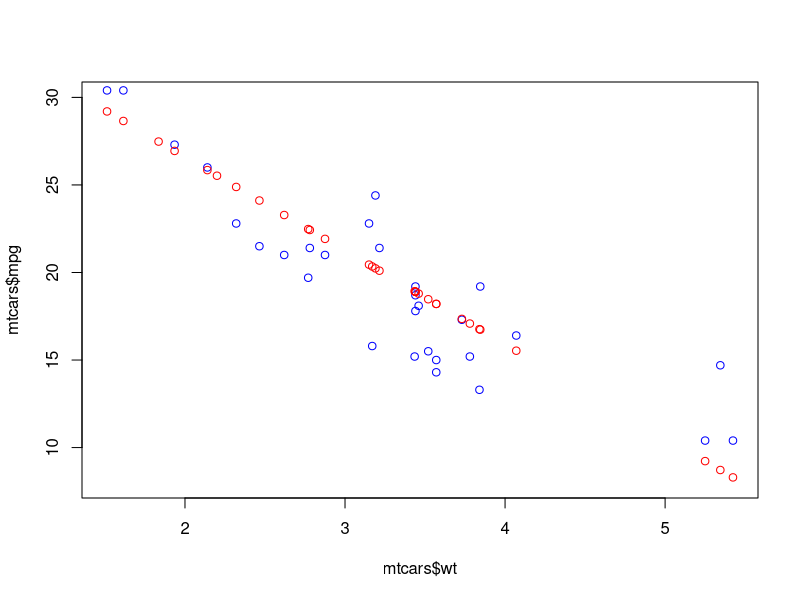
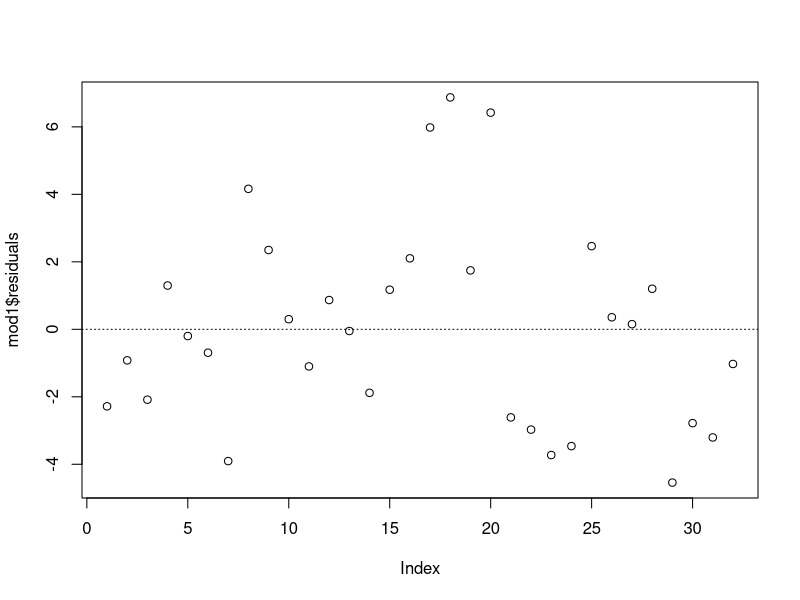

Source code (R) for these figures, in order:
#linear regression the calculus optimization perspective
#1. the model error function
#2. minimizing model error using partial derivatives
#recall y = b0 +b1x1 + b2x1 ... + bkxk + error
#from the mtcars model, mpg = 19.75 + (-5.05)*wt+0.93*qsec + error
#if y is the actual response for each obervation, then y* is the estimated response
#from the regression model.
#residual ( error in the estimate for each obervation) is equal to y-y*
#linear regression chooses values for beta(b) such that the sum of squared errors is minimized
#in other words, the 'loss' function can be expressed as: L=sum(error^2)=sum((y-y*))...
#square for error gives a function, that depends on betas, to find optimized value (minimization) we have to
#find where the partial derivatives are 0 for each partial derivative function. This will enable us to find the 
#critical points.
#extending that intuition to think in the terms of matrices L=e^2=e*e^T... (y-XB)^T(y-XB)..=y^Ty -B^TX^Ty-y^TXB+B^TX^TXB
#Turns out that B^TX^Ty and y^TXB and B^TX^Ty evaluates to the same scalar value so we have L=y^Ty-2B^TX^Ty+B^TX^TXB
#to minimize error (loss), use partial derivatives of L.
#dL/dB(b0,b1...,bk)=2X^Ty-2X^TXB=0 -> X^TXB=X^Ty  we can now multiply by the inverse (X^TXB)^-1 
#B=(X^TXB)^-1X^Ty expressed the loss function matrices and found the optimum with the partial derivatives.


#TOC:
#1. viewing residuals
#2. interpreting SSE and RMSE
library(tidyverse)

#1. viewing residuals
mod1 <- lm(mpg~wt, data =mtcars)
summary(mod1)
##plot actuals and predicted values
summary(mtcars$mpg)
summary(mod1$fitted.values)

plot(x=mtcars$wt,y=mtcars$mpg,ylim=c(8,30),col='blue')
points(x=mtcars$wt,y=mod1$fitted.values,col='red')

##plot residuals directly
plot(mod1$residuals)#residuals should be centered around 0 with no pattern
abline(h=0,lty=3)

#SSE, the sum of the individual squared errors is about 278
#this means there are about 278 units of squared error in the model
#this is the least amount of error available for any linear model between mpg - wt

#RMSE, the mean of the individual squared error is 9.7
#the squared root of the mse (RMSE) is 2.95
#this means the predicted values are about 2.95 from the actual values on average



